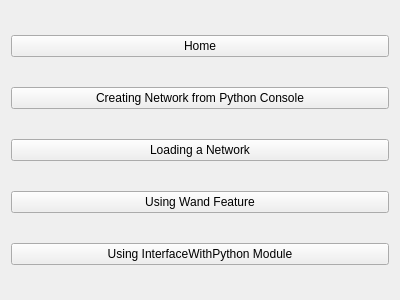
<?xml version="1.0" encoding="UTF-8"?>
<ui version="4.0">
 <class>PythonSideWidget</class>
 <widget class="QWidget" name="PythonSideWidget">
  <property name="geometry">
   <rect>
    <x>0</x>
    <y>0</y>
    <width>400</width>
    <height>300</height>
   </rect>
  </property>
  <property name="windowTitle">
   <string>Form</string>
  </property>
  <layout class="QVBoxLayout" name="verticalLayout">
   <item>
    <widget class="QPushButton" name="homeButton">
     <property name="text">
      <string>Home</string>
     </property>
    </widget>
   </item>
   <item>
    <widget class="QPushButton" name="createNetworkButton">
     <property name="text">
      <string>Creating Network from Python Console</string>
     </property>
    </widget>
   </item>
   <item>
    <widget class="QPushButton" name="loadNetworkButton">
     <property name="text">
      <string>Loading a Network</string>
     </property>
    </widget>
   </item>
   <item>
    <widget class="QPushButton" name="useWandButton">
     <property name="text">
      <string>Using Wand Feature</string>
     </property>
    </widget>
   </item>
   <item>
    <widget class="QPushButton" name="interfaceButton">
     <property name="text">
      <string>Using InterfaceWithPython Module</string>
     </property>
    </widget>
   </item>
  </layout>
 </widget>
 <resources/>
 <connections/>
</ui>
